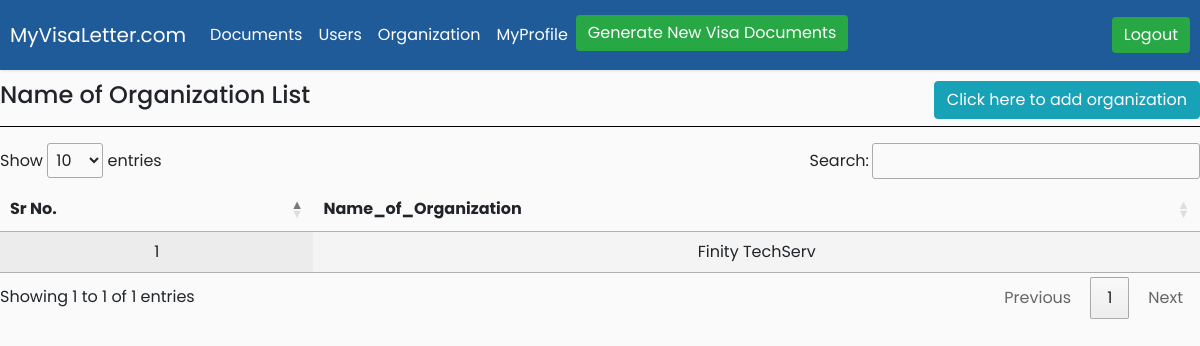
Before: /Organisation (signed in) with the older database file.
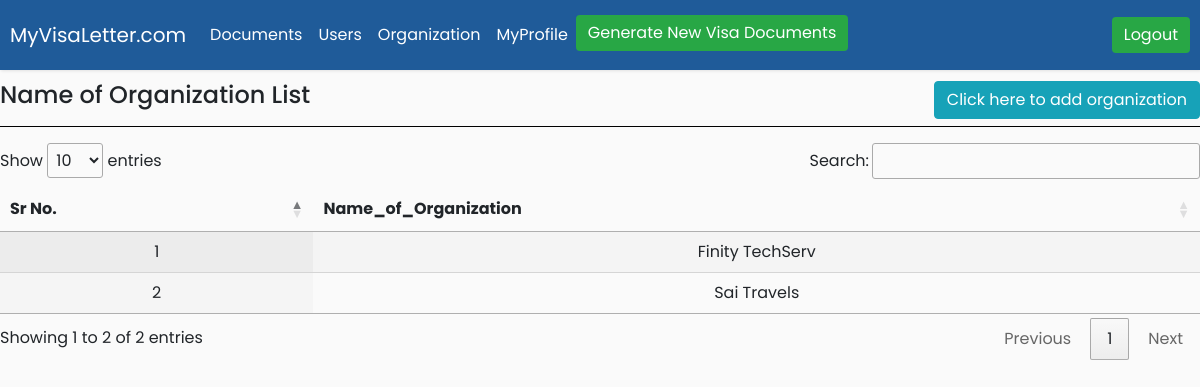
After: the same page with the newer database file.
### generateletter/models.py (models this page shows, shortened)
class Organization(models.Model):
    Name_of_Organization = models.CharField(max_length=50)
    Address = models.TextField()
    class Meta:
        verbose_name_plural = "Manage Organizations"

### generateletter/views.py (the view)
# urls.py: path("Organisation", views.Oraganisation, name="Organisation"),
@login_required(login_url = '/login')
def Oraganisation(request):
    OName=Organization.objects.all()
    data={'OName': OName}
    return render(request, 'generateletter/Organisation.html', data )

### templates/generateletter/Organisation.html (shortened to what this page needs)
{% extends 'generateletter/base.html' %}
{% load static %}
{% block stylesheet %}
<link rel="stylesheet" type="text/css" href="https://cdn.datatables.net/1.10.20/css/jquery.dataTables.css">
{% endblock stylesheet %}
{% block content %}
        <h4>Name of Organization List<span style="float: right">
        <button class="signup-btn btn btn-info" type="button" name="button" >Click here to add organization</button></span></h4>
<hr>
    <div>
         <table id="test_table" class="display" style="width:100%">
                            <thead>
                                <tr>
                                    <th>Sr No.</th>
                                    <th>Name_of_Organization</th>
                                </tr>
                                </thead>
                                <tbody>
                                    {% for OName_one in OName %}
                                 <tr>
                                   <td>{{OName_one.pk}}</td>
                                   <td>{{ OName_one.Name_of_Organization }}</td>
                                </tr>
                                {% endfor %}
                            </tbody>
                    </table>
                </div>
{% endblock %}

Changed rows visible on the page:
added Organization: pk "2", Name_of_Organization "Sai Travels"
Other visible differences:
text written by a page script: "Show entries Search: Showing 1 to 1 of 1 entries Previous 1 Next" → "Show entries Search: Showing 1 to 2 of 2 entries Previous 1 Next"
